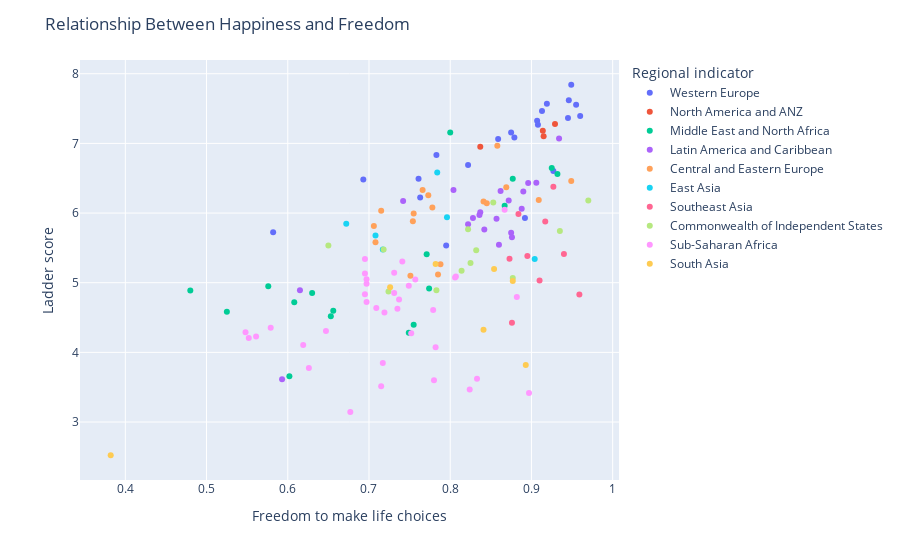

The cell this chart's notebook holds for it:
### Markdown cell above
# Relationship Between Happiness and Freedom

### Code cell
fig = px.scatter(data_2021, 
                 x = "Freedom to make life choices",
                 y = "Ladder score",
                 animation_group = "Country name",
                 color = "Regional indicator", 
                 hover_name = "Country name", 
                 size_max = 60)
fig.update_layout(title = "Relationship Between Happiness and Freedom")
fig.show()

### Figure 1 — Plotly figure (JSON) as saved in the notebook; plotly's stock layout.template omitted (floating-point values rounded to 4 significant figures)
{"data": [{"hovertemplate": "<b>%{hovertext}</b><br><br>Regional indicator=Western Europe<br>Freedom to make life choices=%{x}<br>Ladder score=%{y}<extra></extra>", "hovertext": ["Finland", "Denmark", "Switzerland", "Iceland", "Netherlands", "Norway", "Sweden", "Luxembourg", "Austria", "Germany", "Ireland", "United Kingdom", "Belgium", "France", "Malta", "Spain", "Italy", "Cyprus", "Portugal", "Greece", "North Cyprus"], "ids": ["Finland", "Denmark", "Switzerland", "Iceland", "Netherlands", "Norway", "Sweden", "Luxembourg", "Austria", "Germany", "Ireland", "United Kingdom", "Belgium", "France", "Malta", "Spain", "Italy", "Cyprus", "Portugal", "Greece", "North Cyprus"], "legendgroup": "Western Europe", "marker": {"color": "#636efa", "symbol": "circle"}, "mode": "markers", "name": "Western Europe", "orientation": "v", "showlegend": true, "type": "scatter", "x": [0.949, 0.946, 0.919, 0.955, 0.913, 0.96, 0.945, 0.907, 0.908, 0.875, 0.879, 0.859, 0.783, 0.822, 0.927, 0.761, 0.693, 0.763, 0.892, 0.582, 0.795], "xaxis": "x", "y": [7.842, 7.62, 7.571, 7.554, 7.464, 7.392, 7.363, 7.324, 7.268, 7.155, 7.085, 7.064, 6.834, 6.69, 6.602, 6.491, 6.483, 6.223, 5.929, 5.723, 5.536], "yaxis": "y"}, {"hovertemplate": "<b>%{hovertext}</b><br><br>Regional indicator=North America and ANZ<br>Freedom to make life choices=%{x}<br>Ladder score=%{y}<extra></extra>", "hovertext": ["New Zealand", "Australia", "Canada", "United States"], "ids": ["New Zealand", "Australia", "Canada", "United States"], "legendgroup": "North America and ANZ", "marker": {"color": "#EF553B", "symbol": "circle"}, "mode": "markers", "name": "North America and ANZ", "orientation": "v", "showlegend": true, "type": "scatter", "x": [0.929, 0.914, 0.915, 0.837], "xaxis": "x", "y": [7.277, 7.183, 7.103, 6.951], "yaxis": "y"}, {"hovertemplate": "<b>%{hovertext}</b><br><br>Regional indicator=Middle East and North Africa<br>Freedom to make life choices=%{x}<br>Ladder score=%{y}<extra></extra>", "hovertext": ["Israel", "Bahrain", "United Arab Emirates", "Saudi Arabia", "Kuwait", "Libya", "Turkey", "Morocco", "Algeria", "Iraq", "Iran", "Tunisia", "Lebanon", "Palestinian Territories", "Jordan", "Egypt", "Yemen"], "ids": ["Israel", "Bahrain", "United Arab Emirates", "Saudi Arabia", "Kuwait", "Libya", "Turkey", "Morocco", "Algeria", "Iraq", "Iran", "Tunisia", "Lebanon", "Palestinian Territories", "Jordan", "Egypt", "Yemen"], "legendgroup": "Middle East and North Africa", "marker": {"color": "#00cc96", "symbol": "circle"}, "mode": "markers", "name": "Middle East and North Africa", "orientation": "v", "showlegend": true, "type": "scatter", "x": [0.8, 0.925, 0.932, 0.877, 0.867, 0.771, 0.576, 0.774, 0.48, 0.63, 0.608, 0.656, 0.525, 0.653, 0.755, 0.749, 0.602], "xaxis": "x", "y": [7.157, 6.647, 6.561, 6.494, 6.106, 5.41, 4.948, 4.918, 4.887, 4.854, 4.721, 4.596, 4.584, 4.517, 4.395, 4.283, 3.658], "yaxis": "y"}, {"hovertemplate": "<b>%{hovertext}</b><br><br>Regional indicator=Latin America and Caribbean<br>Freedom to make life choices=%{x}<br>Ladder score=%{y}<extra></extra>", "hovertext": ["Costa Rica", "Guatemala", "Uruguay", "Brazil", "Mexico", "Jamaica", "Panama", "Chile", "El Salvador", "Colombia", "Nicaragua", "Argentina", "Honduras", "Peru", "Ecuador", "Bolivia", "Paraguay", "Dominican Republic", "Venezuela", "Haiti"], "ids": ["Costa Rica", "Guatemala", "Uruguay", "Brazil", "Mexico", "Jamaica", "Panama", "Chile", "El Salvador", "Colombia", "Nicaragua", "Argentina", "Honduras", "Peru", "Ecuador", "Bolivia", "Paraguay", "Dominican Republic", "Venezuela", "Haiti"], "legendgroup": "Latin America and Caribbean", "marker": {"color": "#ab63fa", "symbol": "circle"}, "mode": "markers", "name": "Latin America and Caribbean", "orientation": "v", "showlegend": true, "type": "scatter", "x": [0.934, 0.906, 0.896, 0.804, 0.862, 0.89, 0.872, 0.742, 0.888, 0.837, 0.836, 0.828, 0.857, 0.822, 0.842, 0.875, 0.876, 0.86, 0.615, 0.593], "xaxis": "x", "y": [7.069, 6.435, 6.431, 6.33, 6.317, 6.309, 6.18, 6.172, 6.061, 6.012, 5.972, 5.929, 5.919, 5.84, 5.764, 5.716, 5.653, 5.545, 4.892, 3.615], "yaxis": "y"}, {"hovertemplate": "<b>%{hovertext}</b><br><br>Regional indicator=Central and Eastern Europe<br>Freedom to make life choices=%{x}<br>Ladder score=%{y}<extra></extra>", "hovertext": ["Czech Republic", "Slovenia", "Kosovo", "Slovakia", "Lithuania", "Estonia", "Poland", "Romania", "Serbia", "Latvia", "Hungary", "Croatia", "Bosnia and Herzegovina", "Montenegro", "Bulgaria", "Albania", "North Macedonia"], "ids": ["Czech Republic", "Slovenia", "Kosovo", "Slovakia", "Lithuania", "Estonia", "Poland", "Romania", "Serbia", "Latvia", "Hungary", "Croatia", "Bosnia and Herzegovina", "Montenegro", "Bulgaria", "Albania", "North Macedonia"], "legendgroup": "Central and Eastern Europe", "marker": {"color": "#FFA15A", "symbol": "circle"}, "mode": "markers", "name": "Central and Eastern Europe", "orientation": "v", "showlegend": true, "type": "scatter", "x": [0.858, 0.949, 0.869, 0.766, 0.773, 0.909, 0.841, 0.845, 0.778, 0.715, 0.755, 0.754, 0.706, 0.708, 0.788, 0.785, 0.751], "xaxis": "x", "y": [6.965, 6.461, 6.372, 6.331, 6.255, 6.189, 6.166, 6.14, 6.078, 6.032, 5.992, 5.882, 5.813, 5.581, 5.266, 5.117, 5.101], "yaxis": "y"}, {"hovertemplate": "<b>%{hovertext}</b><br><br>Regional indicator=East Asia<br>Freedom to make life choices=%{x}<br>Ladder score=%{y}<extra></extra>", "hovertext": ["Taiwan Province of China", "Japan", "South Korea", "Mongolia", "Hong Kong S.A.R. of China", "China"], "ids": ["Taiwan Province of China", "Japan", "South Korea", "Mongolia", "Hong Kong S.A.R. of China", "China"], "legendgroup": "East Asia", "marker": {"color": "#19d3f3", "symbol": "circle"}, "mode": "markers", "name": "East Asia", "orientation": "v", "showlegend": true, "type": "scatter", "x": [0.784, 0.796, 0.672, 0.708, 0.717, 0.904], "xaxis": "x", "y": [6.584, 5.94, 5.845, 5.677, 5.477, 5.339], "yaxis": "y"}, {"hovertemplate": "<b>%{hovertext}</b><br><br>Regional indicator=Southeast Asia<br>Freedom to make life choices=%{x}<br>Ladder score=%{y}<extra></extra>", "hovertext": ["Singapore", "Thailand", "Philippines", "Vietnam", "Malaysia", "Indonesia", "Laos", "Cambodia", "Myanmar"], "ids": ["Singapore", "Thailand", "Philippines", "Vietnam", "Malaysia", "Indonesia", "Laos", "Cambodia", "Myanmar"], "legendgroup": "Southeast Asia", "marker": {"color": "#FF6692", "symbol": "circle"}, "mode": "markers", "name": "Southeast Asia", "orientation": "v", "showlegend": true, "type": "scatter", "x": [0.927, 0.884, 0.917, 0.94, 0.895, 0.873, 0.91, 0.959, 0.876], "xaxis": "x", "y": [6.377, 5.985, 5.88, 5.411, 5.384, 5.345, 5.03, 4.83, 4.426], "yaxis": "y"}, {"hovertemplate": "<b>%{hovertext}</b><br><br>Regional indicator=Commonwealth of Independent States<br>Freedom to make life choices=%{x}<br>Ladder score=%{y}<extra></extra>", "hovertext": ["Uzbekistan", "Kazakhstan", "Moldova", "Kyrgyzstan", "Belarus", "Russia", "Tajikistan", "Armenia", "Azerbaijan", "Turkmenistan", "Georgia", "Ukraine"], "ids": ["Uzbekistan", "Kazakhstan", "Moldova", "Kyrgyzstan", "Belarus", "Russia", "Tajikistan", "Armenia", "Azerbaijan", "Turkmenistan", "Georgia", "Ukraine"], "legendgroup": "Commonwealth of Independent States", "marker": {"color": "#B6E880", "symbol": "circle"}, "mode": "markers", "name": "Commonwealth of Independent States", "orientation": "v", "showlegend": true, "type": "scatter", "x": [0.97, 0.853, 0.822, 0.935, 0.65, 0.718, 0.832, 0.825, 0.814, 0.877, 0.783, 0.724], "xaxis": "x", "y": [6.179, 6.152, 5.766, 5.744, 5.534, 5.477, 5.466, 5.283, 5.171, 5.066, 4.891, 4.875], "yaxis": "y"}, {"hovertemplate": "<b>%{hovertext}</b><br><br>Regional indicator=Sub-Saharan Africa<br>Freedom to make life choices=%{x}<br>Ladder score=%{y}<extra></extra>", "hovertext": ["Mauritius", "Congo (Brazzaville)", "Ivory Coast", "Cameroon", "Senegal", "Ghana", "Niger", "Gambia", "Benin", "Guinea", "South Africa", "Gabon", "Burkina Faso", "Mozambique", "Nigeria", "Mali", "Uganda", "Liberia", "Kenya", "Namibia", "Chad", "Swaziland", "Comoros", "Ethiopia", "Mauritania", "Madagascar", "Togo", "Zambia", "Sierra Leone", "Burundi", "Tanzania", "Malawi", "Lesotho", "Botswana", "Rwanda", "Zimbabwe"], "ids": ["Mauritius", "Congo (Brazzaville)", "Ivory Coast", "Cameroon", "Senegal", "Ghana", "Niger", "Gambia", "Benin", "Guinea", "South Africa", "Gabon", "Burkina Faso", "Mozambique", "Nigeria", "Mali", "Uganda", "Liberia", "Kenya", "Namibia", "Chad", "Swaziland", "Comoros", "Ethiopia", "Mauritania", "Madagascar", "Togo", "Zambia", "Sierra Leone", "Burundi", "Tanzania", "Malawi", "Lesotho", "Botswana", "Rwanda", "Zimbabwe"], "legendgroup": "Sub-Saharan Africa", "marker": {"color": "#FF97FF", "symbol": "circle"}, "mode": "markers", "name": "Sub-Saharan Africa", "orientation": "v", "showlegend": true, "type": "scatter", "x": [0.867, 0.695, 0.741, 0.731, 0.695, 0.807, 0.806, 0.697, 0.757, 0.697, 0.749, 0.731, 0.695, 0.882, 0.737, 0.697, 0.709, 0.735, 0.779, 0.719, 0.579, 0.647, 0.548, 0.752, 0.561, 0.552, 0.619, 0.782, 0.717, 0.626, 0.833, 0.78, 0.715, 0.824, 0.897, 0.677], "xaxis": "x", "y": [6.049, 5.342, 5.306, 5.142, 5.132, 5.088, 5.074, 5.051, 5.045, 4.984, 4.956, 4.852, 4.834, 4.794, 4.759, 4.723, 4.636, 4.625, 4.607, 4.574, 4.355, 4.308, 4.289, 4.275, 4.227, 4.208, 4.107, 4.073, 3.849, 3.775, 3.623, 3.6, 3.512, 3.467, 3.415, 3.145], "yaxis": "y"}, {"hovertemplate": "<b>%{hovertext}</b><br><br>Regional indicator=South Asia<br>Freedom to make life choices=%{x}<br>Ladder score=%{y}<extra></extra>", "hovertext": ["Nepal", "Maldives", "Bangladesh", "Pakistan", "Sri Lanka", "India", "Afghanistan"], "ids": ["Nepal", "Maldives", "Bangladesh", "Pakistan", "Sri Lanka", "India", "Afghanistan"], "legendgroup": "South Asia", "marker": {"color": "#FECB52", "symbol": "circle"}, "mode": "markers", "name": "South Asia", "orientation": "v", "showlegend": true, "type": "scatter", "x": [0.782, 0.854, 0.877, 0.726, 0.841, 0.893, 0.382], "xaxis": "x", "y": [5.269, 5.198, 5.025, 4.934, 4.325, 3.819, 2.523], "yaxis": "y"}], "layout": {"legend": {"title": {"text": "Regional indicator"}, "tracegroupgap": 0}, "margin": {"t": 60}, "title": {"text": "Relationship Between Happiness and Freedom"}, "xaxis": {"anchor": "y", "domain": [0, 1], "title": {"text": "Freedom to make life choices"}}, "yaxis": {"anchor": "x", "domain": [0, 1], "title": {"text": "Ladder score"}}}}
